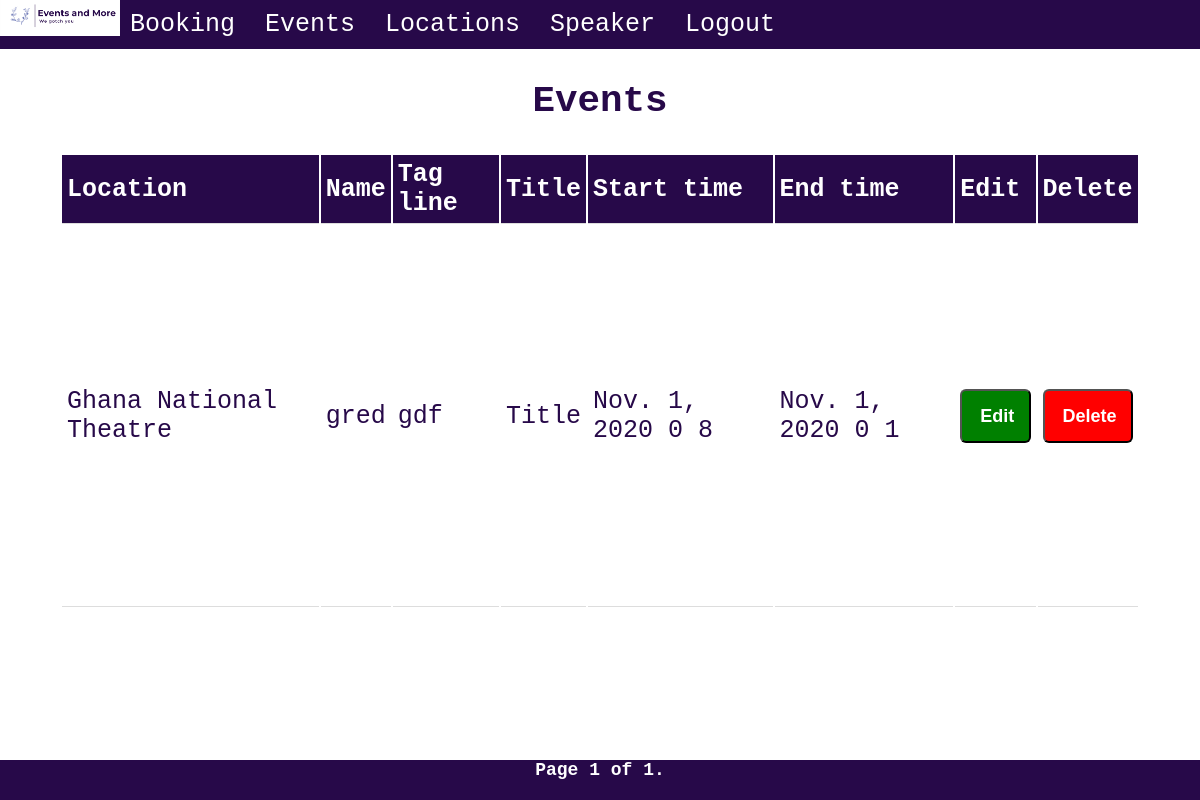
/showEvents/ (signed in), run on the app's committed database.
### booking/models.py (models this page shows, shortened)
class Event(models.Model):
    HOURS=[
    ("0 ","0 "),
    ("1 ","1 "),
    ("2 ","2 "),
    ("3 ","3 "),
    ("4 ","4 "),
    ("5 ","5 "),
    ("6 ","6 "),
    ("7 ","7 "),
    ("8 ","8 "),
    ("9 ","9 "),
    ("10 ","10 "),
    ("11 ","11 "),
    ("12 ","12 "),
    ("13 ","13 "),
    ("14 ","14 "),
    ("15 ","15 "),
    ("16 ","16 "),
    ("17 ","17 "),
    ("18 ","18 "),
    ("19 ","19 "),
    ("20 ","20 "),
    ("21 ","21 "),
    ("22 ","22 "),
    ("23 ","23 "),
     ]
    location=models.ForeignKey(to=Location,  on_delete=models.CASCADE)
    name=models.CharField(max_length=100)
    tag_line=models.CharField(max_length=500)
    title=models.CharField(max_length=100)
    speaker = models.ForeignKey(to=Speaker, on_delete=models.CASCADE)
    start_date=models.DateField(validators=[MinValueValidator(limit_value=date.today)])
    start_hour=models.CharField(max_length=5,choices=HOURS,blank=True)
    start_minutes=models.PositiveIntegerField(validators=[MaxValueValidator(59)])
    end_date=models.DateField(validators=[MinValueValidator(limit_value=date.today)])
    end_hour=models.CharField(max_length=5,choices=HOURS,blank=True)
    end_minutes=models.PositiveIntegerField(validators=[MaxValueValidator(59)])

class Location(models.Model):
    name=models.CharField(max_length=100)
    city= models.CharField(max_length=100)
    address= models.CharField(max_length=500)
    room_capacity = models.IntegerField()
    def __str__(self):
        return f'{self.name}'

### booking/views.py (the view)
# urls.py: path('showEvents/', views.EventListView.as_view(), name='events'),
@method_decorator(login_required(login_url='/login/'), name='dispatch')
class EventListView(generic.ListView ):
    Model=Event
    queryset=Event.objects.all()
    paginate_by = 5
    template_name="booking/showEvent.html"
    context_object_name = 'events'

### booking/templates/booking/showEvent.html (shortened to what this page needs)
{% extends "base.html" %}
{% load static %}
{% block content %}
{% if events %}
<div id="main-table">
    <table class="show-table">
    <caption><h2>Events</h2></caption>
    <thead>
        <tr>
            <th>Location</th>
            <th>Name</th>
            <th>Tag line</th>
            <th>Title</th>
            <th>Start time</th>
            <th>End time</th>
            <th>Edit</th>
            <th>Delete</th>
        </tr>
    </thead>
    <tbody>
        {% for event in page_obj %}
        <tr>
            <td>{{event.location }}</td>
            <td>{{event.name}}</td>
            <td>{{event.tag_line}}</td>
            <td>{{event.title}}</td>
            <td>{{event.start_date}} {{event.start_hour}} {{event.start_minutes}} </td>
            <td>{{event.end_date}} {{event.end_hour}} {{event.end_minutes}} </td>
            <td><form action="{% url 'updateEvent' event.id %}" method="get">{% csrf_token %}<input class="edit" type="submit" value="Edit"></form></td>
            <td><form action="{% url 'deleteEvent' event.id %}" method="post">{% csrf_token %}<input class="delete" type="submit" value="Delete"></form></td>
            {% endfor %}
        </tr>
    </tbody>
</table>
{% endif %}
{% endblock %}
{% block footer %}
<div class="pagination">
    <span class="step-links">
        <span class="current">
            Page {{ page_obj.number }} of {{ page_obj.paginator.num_pages }}.
        </span>
    </span>
</div>
</div>
{% endblock %}

### booking/static/style.css (style rules this page uses)
body { margin:0; }
#main-table { display: grid; grid-area: main; grid-template-columns: 5vw 30vw 30vw 30vw 5vw; grid-template-rows: 70vh 10vh ; grid-template-areas: "... table table table ..." "... pagination pagination pagination ..."; }
.show-table th, td { padding: 5px; text-align: left; border-bottom: 1px solid #ddd; }
.show-table th { background-color: #270949; color: white; }
.show-table { grid-area: table; }
.pagination { grid-area:pagination; }
body { color: #270949; font-family: 'Courier New', Courier, monospace; font-size: 25px; }
input { padding: 0.8em; margin: 0.8em; margin-left: 1em; padding-left: 1em; }
.edit { background-color: green; border-radius: 6px; width:100%; height: 100%; margin: 0%; color: white; font-weight: 900; font-size: large; }
.delete { background-color: red; border-radius: 6px; width:100%; height: 100%; margin: 0%; color: white; font-weight: 900; font-size: large; }

### data on the page
Event: location "Ghana National Theatre", name "gred", tag_line "gdf", title "Title", start_date "Nov. 1, 2020", start_hour "0", start_minutes "8", end_date "Nov. 1, 2020", end_hour "0", end_minutes "1"

### other printed values
{{ page_obj.number }} "1"
{{ page_obj.paginator.num_pages }} "1"
